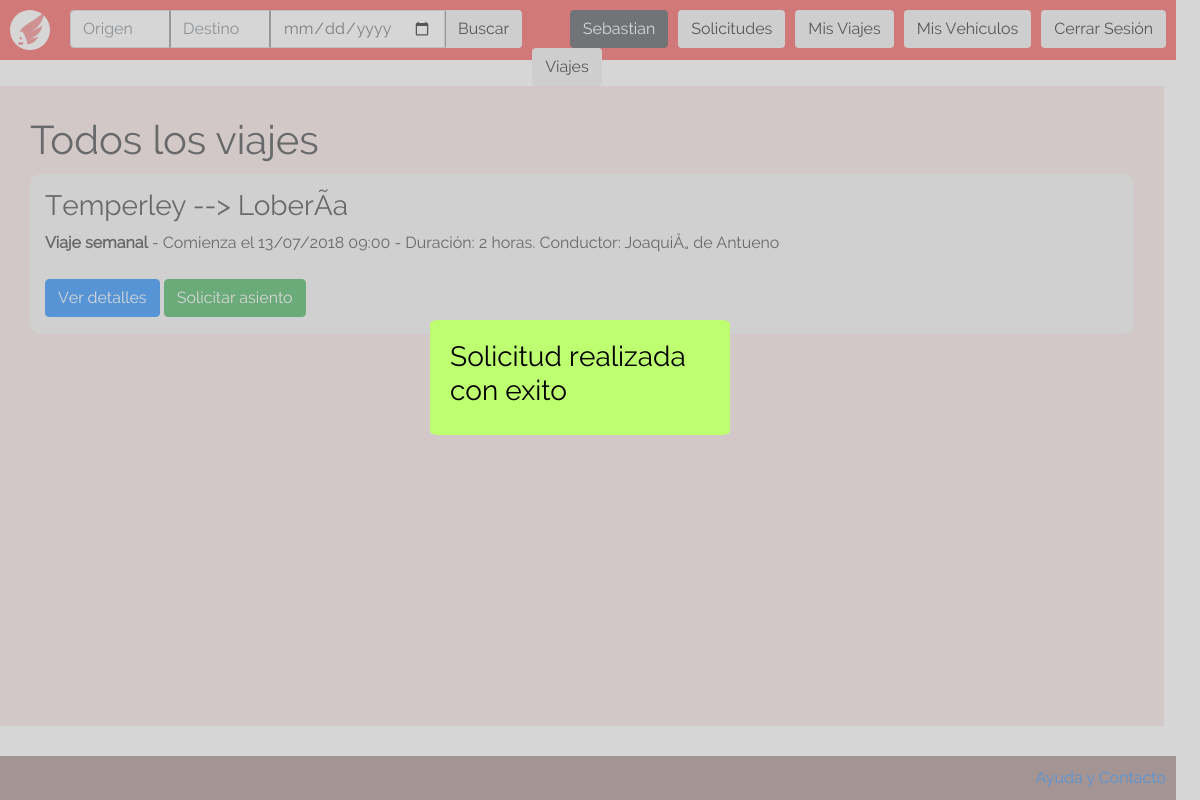
The page /vistas/listar_todos_los_viajes.php?sol_success (signed in) on the database as committed earlier.
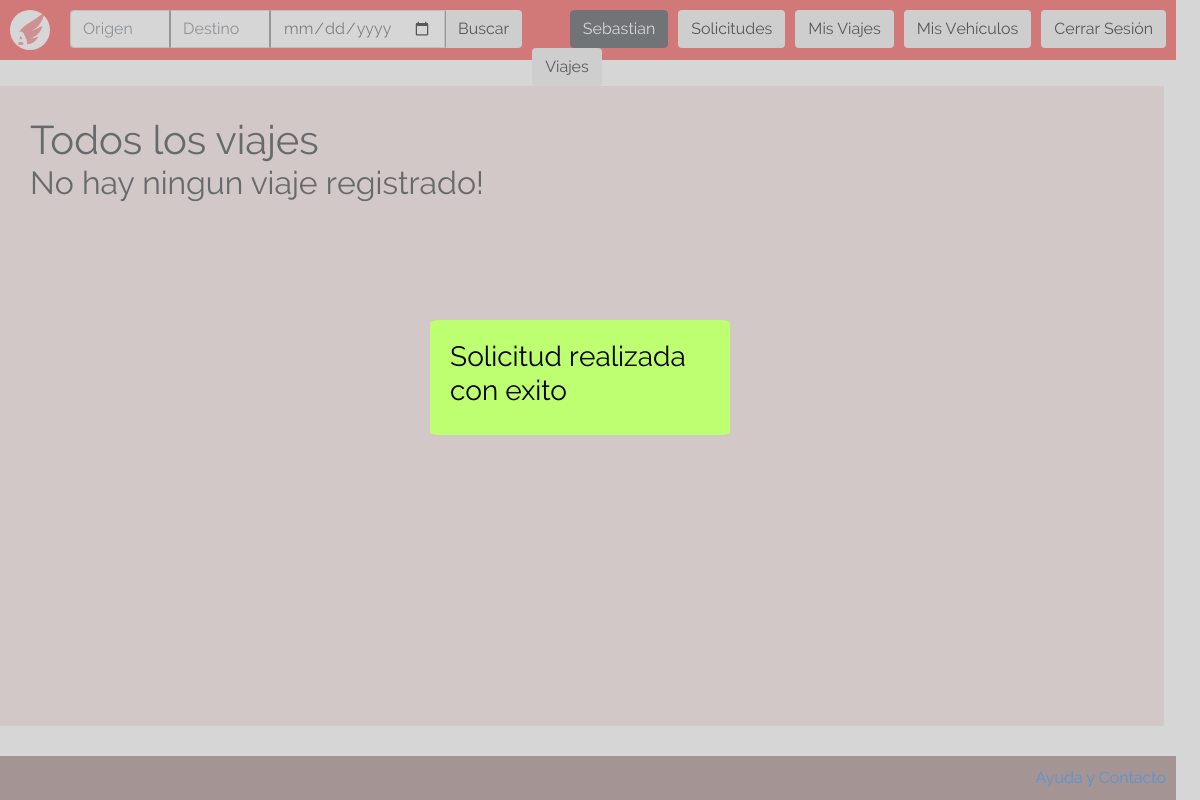
The same page on the database as committed later.
### tables this page shows
CREATE TABLE `viajes` (
  `id_viaje` int(11) NOT NULL,
  `id_usuario` int(11) NOT NULL,
  `patente` varchar(10) NOT NULL,
  `origen` text NOT NULL,
  `destino` text NOT NULL,
  `duracion` decimal(10,5) NOT NULL,
  `fecha_hora` datetime NOT NULL,
  `descripcion` text NOT NULL,
  `tipo` int(11) NOT NULL,
  `costo` decimal(10,5) NOT NULL,
  `tarjeta` bigint(20) NOT NULL,
  `pago_conductor` int(11) NOT NULL DEFAULT '0',
  `pago_pasajero` int(11) NOT NULL DEFAULT '0'
);

CREATE TABLE `usuario` (
  `id_usuario` int(11) NOT NULL,
  `nombre` varchar(2048) NOT NULL,
  `apellido` varchar(2048) NOT NULL,
  `fecha_de_nacimiento` date NOT NULL,
  `mail` varchar(2048) NOT NULL,
  `promedio_puntuacion_conductor` double NOT NULL,
  `promedio_puntuacion_pasajero` double NOT NULL,
  `id_direccion` int(11) NOT NULL,
  `contrasenia` varchar(256) NOT NULL,
  `foto_perfil` text NOT NULL,
  `gasto` double NOT NULL DEFAULT '0',
  `ahorro` double NOT NULL DEFAULT '0'
);

### vistas/listar_todos_los_viajes.php (the view, shortened to what this page needs)
<!DOCTYPE html>
<html>
  <head>
    <link href="/css/bootstrap.css" rel="stylesheet" type="text/css" >
    <link href="/css/index.css" rel="stylesheet" type="text/css">
    <link href="/css/listar_vehiculos.css" rel="stylesheet" type="text/css">
  </head>
  <body>
    <?php
      include("../php/abrir_conexion.php");
      include("../php/utils.php");
      include("header.php");
    ?>
    <div id="body">
      <h1>Todos los viajes</h1>
      <?php
        $sql = "SELECT * FROM viajes WHERE id_usuario !=".$_SESSION["user_id"];
        $result = mysqli_query($conn, $sql);
        if($result){
          if($trip = mysqli_fetch_assoc($result)){
            while($trip){
              if((isPendingTrip($conn, $trip))){
                $query = "SELECT * FROM usuario WHERE id_usuario=".$trip["id_usuario"];
                $driver = mysqli_fetch_assoc(mysqli_query($conn, $query));
                $name = $driver["nombre"]." ".$driver["apellido"];
      ?>
      <div class="vehicle">
        <div class="vehicle-info">
          <h3><?= $trip["origen"] ?> --> <?= $trip["destino"] ?></h3>
          <?=
            ($trip["tipo"] == WEEKLY_TRIP)?"<strong>Viaje semanal</strong> - Comienza el ":"";
          ?>
          <?= date("d/m/Y H:i", strtotime($trip["fecha_hora"])); ?> - Duración:
          <?php
            echo printTime($trip["duracion"]).".";
          ?>
          Conductor: <?= $name ?>
	        <br>
          <br>
	          <form class="" action="/vistas/ver_detalles_viaje.php" method="post">
              <button class="btn btn-primary" name="">Ver detalles</button>
          </form>
	        <form class="" action="/php/verificar_disponibilidad.php" method="post">
            <?php
              if (alreadyHaveRequest($conn, $_SESSION["user_id"], $trip["id_viaje"])){
                $query = "SELECT * FROM solicitud WHERE id_viaje=".$trip["id_viaje"]." AND id_pasajero=".$_SESSION["user_id"];
                $request = mysqli_fetch_assoc(mysqli_query($conn, $query));
                switch($request["estado"]){
                  case PENDING: echo '<button class="btn btn-warning" disabled>Asiento solicitado</button>';
                    break;
                  case ACCEPTED: echo '<button class="btn btn-success" disabled>Solicitud aceptada!</button>';
                    break;
                  case REJECTED: echo '<button class="btn btn-danger" disabled>Solicitud rechazada</button>';
                    break;
                }
              } else {
                ?> <button class="btn btn-success">Solicitar asiento</button> <?
              }
            ?>
          </form>
        </div>
      </div>
      <?php
              }
              $trip = mysqli_fetch_assoc($result);
            }
          } else {
            echo "<h2>No hay ningun viaje registrado!</h2><br>";
          }
        } else {
          echo "Hubo un error al conectarse con la base de datos. <br> Por favor, intentelo nuevamente mas tarde.";
        }
      ?>
    </div>
    <?php
      include("footer.php");
    ?>
  </body>
</html>

### php/utils.php (shortened to what this page needs)
<?php
  function printTime($time){
    $hours = floor($time);
    if($hours > 0){
      echo $hours.(($hours>=2)?" horas":" hora");
    }
  }
  function isPendingTrip($conn, $trip){
    $now = time();
    if((!isset($trip["tipo"])) || ($trip["tipo"] == ONE_TIME_TRIP)){
      $date = strtotime($trip["fecha_hora"]);
      return ($date > $now);
    } else {
      $query = "SELECT * FROM viaje_semanal WHERE id_viaje=".$trip["id_viaje"];
      $trips = mysqli_query($conn, $query);
      while($weeklyTrip = mysqli_fetch_assoc($trips)){
        if(strtotime($weeklyTrip["fecha_hora"]) > $now){
          return true;
        }
      }
      return false;
    }
  }
  function alreadyHaveRequest($conn, $user_id, $trip_id){
    $query = "SELECT * FROM solicitud WHERE id_pasajero='$user_id' AND id_viaje='$trip_id' ";
    $requests = mysqli_query($conn, $query);
    return mysqli_num_rows($requests) > 0;
  }
?>

Rows that differ between the two databases and show on the page:
removed viajes: origen "Temperley", destino "LoberÃ­a", tipo "Viaje semanal", fecha_hora "13/07/2018 09:00", duracion "2", shows "horas", id_usuario.apellido "JoaquiÅ„ de Antueno"
Other text that changed with them:
text now shown: "No hay ningun viaje registrado!"
